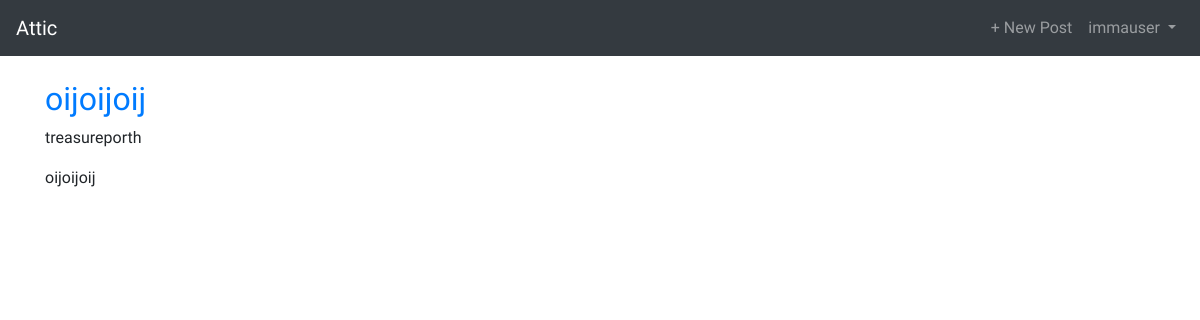
Before: / (signed in) with the older database file.
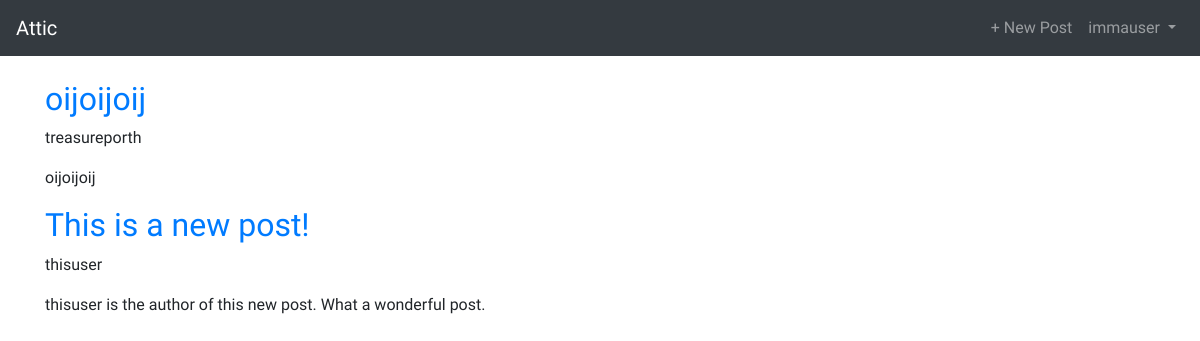
After: the same page with the newer database file.
### users/models.py (models this page shows)
class CustomUser(AbstractUser):
    age = models.PositiveIntegerField(null=True, blank=True)

### posts/models.py (models this page shows, shortened)
class Post(models.Model):
    title = models.CharField(max_length=200)
    author = models.ForeignKey(
        get_user_model(),
        on_delete=models.CASCADE,
    )
    body = models.TextField()

### posts/views.py (the view)
# urls.py: path('', HomePageView.as_view(), name='home'),
class HomePageView(ListView):
    model = Post
    template_name = 'home.html'
    context_object_name = 'all_posts_list'

### posts/templates/home.html
{% extends 'base.html' %} {% block content %} {% for post in all_posts_list %}
{% if user.is_authenticated %}
<div>
  <h2>
    <a href="{% url 'post_detail' post.pk %}">{{ post.title }}</a>
  </h2>
  <p>{{ post.author }}</p>
  <p>{{ post.body }}</p>
</div>
{% endif %} {% endfor %} {% endblock content %}

### posts/templates/base.html (shortened to what this page needs)
{% load static %}
<html>
  <head>
    <link
      rel="stylesheet"
      href="https://stackpath.bootstrapcdn.com/bootstrap/4.1.3/css/\
bootstrap.min.css"
      integrity="sha384-MCw98/SFnGE8fJT3GXwEOngsV7Zt27NXFoaoApmYm81i\
uXoPkFOJwJ8ERdknLPMO"
    />
    <link rel="stylesheet" href="{% static 'css/base.css' %}" />
  </head>
  <body>
    <nav class="navbar navbar-expand-md navbar-dark bg-dark mb-4">
      <a class="navbar-brand" href="{% url 'home' %}">Attic</a>
      <div class="collapse navbar-collapse" id="navbarCollapse">
        {% if user.is_authenticated %}
        <ul class="navbar-nav ml-auto">
          <li class="nav-item">
            <a class="nav-link" href="{% url 'post_new' %}">+ New Post</a></li>
          <li class="nav-item">
            <a
              class="nav-link dropdown-toggle"
              href="#"
              id="userMenu"
              data-toggle="dropdown"
              aria-haspopup="true"
              aria-expanded="false"
            >
              {{ user.username }}
            </a>
          </li>
        </ul>
        {% endif %}
      </div>
    </nav>
    <div class="container">
      {% block content %} {% endblock content %}
    </div>
  </body>
</html>

### static/css/base.css (style rules this page uses)
body { font-family: "Source Sans Pro", sans-serif; }

Changed rows visible on the page:
added Post: title "This is a new post!", author "thisuser", body "thisuser is the author of this new post. What a wonderful post."
